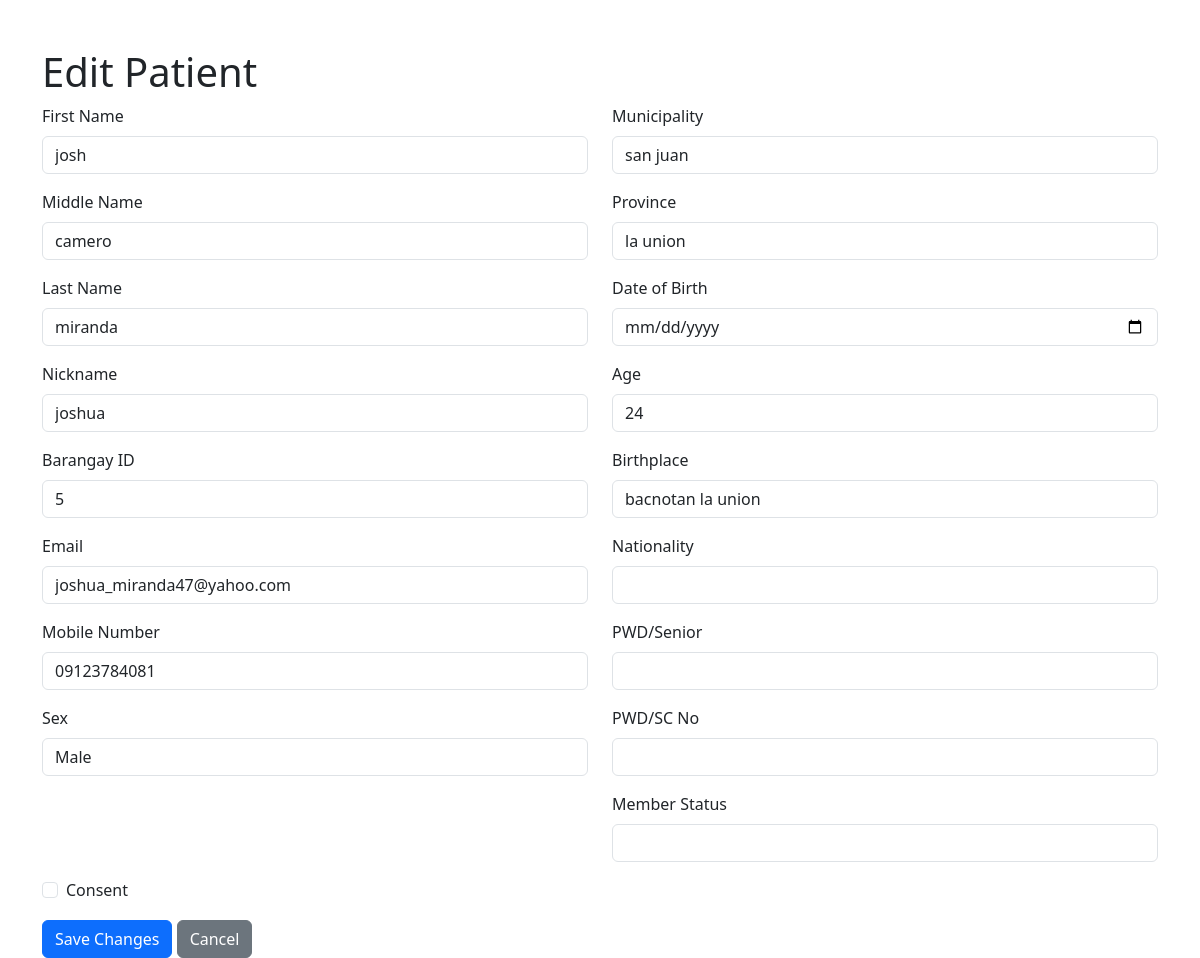
/edit_patient.php?id=47 (signed in), run on the app's committed database.
### tables this page shows
CREATE TABLE `patients` (
  `patientid` int(11) NOT NULL,
  `fname` varchar(255) NOT NULL,
  `mname` varchar(255) DEFAULT NULL,
  `lname` varchar(255) NOT NULL,
  `nickname` varchar(255) DEFAULT NULL,
  `barangay_id` int(11) DEFAULT NULL,
  `municipality` varchar(20) NOT NULL,
  `province` varchar(20) NOT NULL,
  `date_of_birth` date NOT NULL,
  `age` int(11) NOT NULL,
  `birthplace` varchar(100) NOT NULL,
  `email` varchar(255) NOT NULL,
  `mobile_number` varchar(15) NOT NULL,
  `sex` enum('Male','Female') NOT NULL,
  `nationality` enum('Filipino','Others') DEFAULT NULL,
  `pwd_senior` enum('PWD','Senior','None') DEFAULT NULL,
  `pwd_sc_no` varchar(50) DEFAULT NULL,
  `member_status` enum('Dependent','Member') DEFAULT NULL,
  `member_pin_no` varchar(50) DEFAULT NULL,
  `dependent_pin_no` varchar(50) DEFAULT NULL,
  `consent` varchar(10) NOT NULL,
  `civil_status` enum('Single','Married','Widowed','Deceased','Separated','Child') NOT NULL
);

### edit_patient.php (the view, shortened to what this page needs)
<?php
require_once 'db_connection.php';
$patientId = isset($_GET['id']) ? intval($_GET['id']) : 0;
if ($patientId > 0) {
    $sql = "SELECT * FROM patients WHERE patientid = ?";
    $stmt = $conn->prepare($sql);
    $stmt->bind_param('i', $patientId);
    $stmt->execute();
    $result = $stmt->get_result();
    if ($result->num_rows > 0) {
        $patient = $result->fetch_assoc();
    } else {
        $_SESSION['error_message'] = "Patient not found.";
        header("Location: view_barangay_patient.php");
        exit();
    }
} else {
    $_SESSION['error_message'] = "Invalid patient ID.";
    header("Location: view_barangay_patient.php");
    exit();
}
?>
<!DOCTYPE html>
<html lang="en">
<head>
    <link href="https://cdn.jsdelivr.net/npm/bootstrap@5.3.0-alpha1/dist/css/bootstrap.min.css" rel="stylesheet">
</head>
<body>
    <div class="container mt-5">
        <h1>Edit Patient</h1>
        <form method="POST">
            <div class="row">
                <div class="col-md-6">
                    <div class="mb-3">
                        <label for="fname" class="form-label">First Name</label>
                        <input type="text" class="form-control" id="fname" name="fname" value="<?= htmlspecialchars($patient['fname']) ?>" required>
                    </div>
                    <div class="mb-3">
                        <label for="mname" class="form-label">Middle Name</label>
                        <input type="text" class="form-control" id="mname" name="mname" value="<?= htmlspecialchars($patient['mname']) ?>">
                    </div>
                    <div class="mb-3">
                        <label for="lname" class="form-label">Last Name</label>
                        <input type="text" class="form-control" id="lname" name="lname" value="<?= htmlspecialchars($patient['lname']) ?>" required>
                    </div>
                    <div class="mb-3">
                        <label for="nickname" class="form-label">Nickname</label>
                        <input type="text" class="form-control" id="nickname" name="nickname" value="<?= htmlspecialchars($patient['nickname']) ?>">
                    </div>
                    <div class="mb-3">
                        <label for="barangay_id" class="form-label">Barangay ID</label>
                        <input type="number" class="form-control" id="barangay_id" name="barangay_id" value="<?= htmlspecialchars($patient['barangay_id']) ?>" required>
                    </div>
                </div>
                <div class="col-md-6">
                    <div class="mb-3">
                        <label for="municipality" class="form-label">Municipality</label>
                        <input type="text" class="form-control" id="municipality" name="municipality" value="<?= htmlspecialchars($patient['municipality']) ?>">
                    </div>
                    <div class="mb-3">
                        <label for="province" class="form-label">Province</label>
                        <input type="text" class="form-control" id="province" name="province" value="<?= htmlspecialchars($patient['province']) ?>">
                    </div>
                    <div class="mb-3">
                        <label for="date_of_birth" class="form-label">Date of Birth</label>
                        <input type="date" class="form-control" id="date_of_birth" name="date_of_birth" value="<?= htmlspecialchars($patient['date_of_birth']) ?>">
                    </div>
                    <div class="mb-3">
                        <label for="age" class="form-label">Age</label>
                        <input type="number" class="form-control" id="age" name="age" value="<?= htmlspecialchars($patient['age']) ?>">
                    </div>
                    <div class="mb-3">
                        <label for="birthplace" class="form-label">Birthplace</label>
                        <input type="text" class="form-control" id="birthplace" name="birthplace" value="<?= htmlspecialchars($patient['birthplace']) ?>">
                    </div>
                </div>
            </div>
            <div class="row">
                <div class="col-md-6">
                    <div class="mb-3">
                        <label for="email" class="form-label">Email</label>
                        <input type="email" class="form-control" id="email" name="email" value="<?= htmlspecialchars($patient['email']) ?>">
                    </div>
                    <div class="mb-3">
                        <label for="mobile_number" class="form-label">Mobile Number</label>
                        <input type="text" class="form-control" id="mobile_number" name="mobile_number" value="<?= htmlspecialchars($patient['mobile_number']) ?>">
                    </div>
                    <div class="mb-3">
                        <label for="sex" class="form-label">Sex</label>
                        <select class="form-control" id="sex" name="sex">
                            <option value="Male" <?= $patient['sex'] === 'Male' ? 'selected' : '' ?>>Male</option>
                        </select>
                    </div>
                </div>
                <div class="col-md-6">
                    <div class="mb-3">
                        <label for="nationality" class="form-label">Nationality</label>
                        <input type="text" class="form-control" id="nationality" name="nationality" value="<?= htmlspecialchars($patient['nationality']) ?>">
                    </div>
                    <div class="mb-3">
                        <label for="pwd_senior" class="form-label">PWD/Senior</label>
                        <input type="text" class="form-control" id="pwd_senior" name="pwd_senior" value="<?= htmlspecialchars($patient['pwd_senior']) ?>">
                    </div>
                    <div class="mb-3">
                        <label for="pwd_sc_no" class="form-label">PWD/SC No</label>
                        <input type="text" class="form-control" id="pwd_sc_no" name="pwd_sc_no" value="<?= htmlspecialchars($patient['pwd_sc_no']) ?>">
                    </div>
                    <div class="mb-3">
                        <label for="member_status" class="form-label">Member Status</label>
                        <input type="text" class="form-control" id="member_status" name="member_status" value="<?= htmlspecialchars($patient['member_status']) ?>">
                    </div>
                </div>
            </div>
            <div class="form-check">
                <input class="form-check-input" type="checkbox" id="consent" name="consent" value="Yes" <?= $patient['consent'] === 'Yes' ? 'checked' : '' ?>>
                <label class="form-check-label" for="consent">Consent</label>
            </div>
            <button type="submit" class="btn btn-primary mt-3">Save Changes</button>
            <a href="view_barangay_patient.php" class="btn btn-secondary mt-3">Cancel</a>
        </form>
    </div>
</body>
</html>

### data on the page
patients: fname "josh", mname "camero", lname "miranda", nickname "joshua", barangay_id "5", municipality "san juan", province "la union", age "24", birthplace "bacnotan la union", email "joshua_miranda47@yahoo.com", mobile_number "09123784081"
